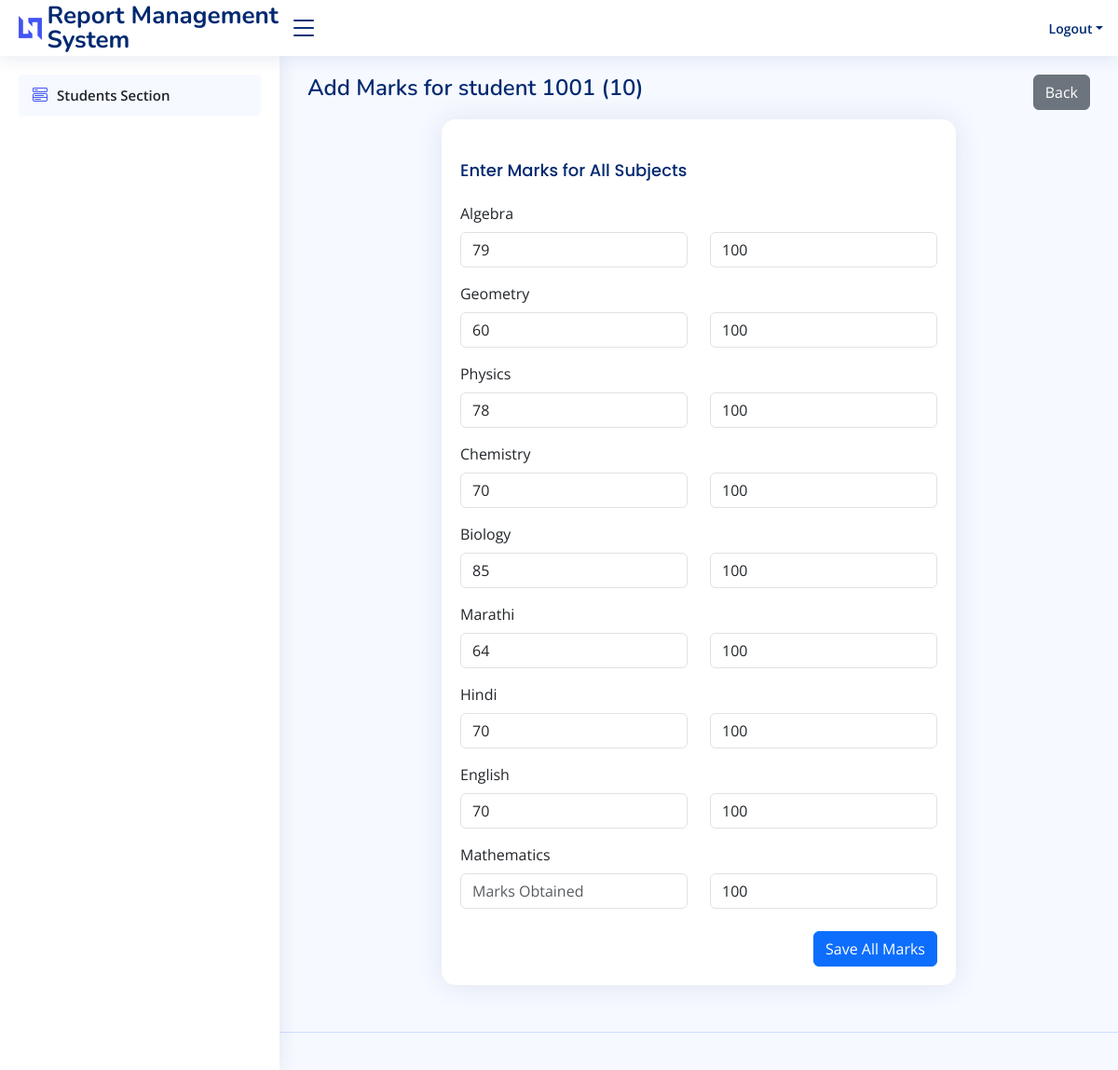
The app's page /studentmarkadd/2 with its own data.
### master_api/models.py (models this page shows, shortened)
class UserAuth(AbstractBaseUser, PermissionsMixin):
    class_id = models.ForeignKey(Classes, on_delete=models.SET_NULL, null=True, blank=True)
    name = models.CharField(max_length=100)
    email = models.EmailField(unique=True)
    password = models.CharField(max_length=128)
    roll_number = models.CharField(max_length=20, unique=True, null=True, blank=True)
    is_staff = models.BooleanField(default=False)
    is_admin = models.BooleanField(default=False)
    is_active = models.BooleanField(default=True)
    created_at = models.DateTimeField(auto_now_add=True)
    updated_at = models.DateTimeField(auto_now=True)
    objects = CustomUserManager()
    USERNAME_FIELD = 'email'
    REQUIRED_FIELDS = []  # No additional required fields
    DisplayList = ['id', 'name', 'email', 'roll_number', 'class_id', 'is_staff', 'is_admin', 'is_active']

class Classes (models.Model):
    class_name = models.CharField(max_length=100)
    created_at = models.DateTimeField(auto_now_add=True)
    updated_at = models.DateTimeField(auto_now=True)
    DisplayList = ['id', 'class_name']

class Subject(models.Model):
    name = models.CharField(max_length=100)
    created_at = models.DateTimeField(auto_now_add=True)
    updated_at = models.DateTimeField(auto_now=True)
    DisplayList = ['id', 'name']

### rms/views/admin_view.py (the view, shortened to what this page needs)
# urls.py: path('studentmarkadd/<int:id>',admin_view.studentmarkadd, name='studentmarkadd'),
def studentmarkadd(request, id):
    student = UserAuth.objects.get(id=id)
    class_obj = Classes.objects.get(id=student.class_id.id)
    class_subjects = ClassSubject.objects.filter(class_id=class_obj)
    existing_marks_qs = StudentMarks.objects.filter(student_id=student)
    marks_qs = {mark.subject_id.id: mark for mark in existing_marks_qs}
    subjects_with_marks = []
    for cs in class_subjects:
        mark = marks_qs.get(cs.subject_id.id)
        subjects_with_marks.append({
            "subject_id": cs.subject_id.id,
            "subject_name": cs.subject_id.name,
            "marks_obtained": mark.marks_obtained if mark else "",
            "max_marks": mark.max_marks if mark else 100
        })
    context = {
        'class_obj': class_obj,
        'student': student,
        'subjects_with_marks': subjects_with_marks
    }
    return render(request, 'adminuser/studentmarkadd.html', context)

### template/adminuser/studentmarkadd.html (shortened to what this page needs)
{% extends "adminuser/base.html" %}
{% load static %}
{% block content %}
<main id="main" class="main">
  <div class="d-flex justify-content-between">
    <div class="pagetitle">
      <h1>Add Marks for {{ student.name }} ({{ class_obj.class_name }})</h1>
    </div>
    <div class="pagetitle">
      <a class="btn btn-secondary" href="{% url 'studentsview' class_obj.id %}">Back</a>
    </div>
  </div>
  <section class="section">
    <div class="row">
      <div class="col-lg-8 offset-lg-2">
        <div class="card">
          <div class="card-body pt-4">
            <h5 class="card-title">Enter Marks for All Subjects</h5>
            <form method="POST">
              {% for item in subjects_with_marks %}
              <div class="mb-3">
                <label class="form-label">{{ item.subject_name }}</label>
                <div class="row">
                  <div class="col">
                    <input type="number" name="marks_{{ item.subject_id }}" class="form-control" placeholder="Marks Obtained" value="{{ item.marks_obtained }}" required>
                  </div>
                  <div class="col">
                    <input type="number" name="max_marks_{{ item.subject_id }}" class="form-control" placeholder="Max Marks" value="{{ item.max_marks }}">
                  </div>
                </div>
              </div>
              {% endfor %}
              <div class="text-end mt-4">
                <button type="submit" class="btn btn-primary">Save All Marks</button>
              </div>
            </form>
          </div>
        </div>
      </div>
    </div>
  </section>
</main>
{% endblock %}

### static/assets/css/style.css (style rules this page uses)
:root { scroll-behavior: smooth; }
body { font-family: "Open Sans", sans-serif; background: #f6f9ff; color: #444444; }
a { color: #4154f1; text-decoration: none; }
h1, h2, h3, h4, h5, h6 { font-family: "Nunito", sans-serif; }
#main { margin-top: 60px; padding: 20px 30px; transition: all 0.3s; }
.pagetitle { margin-bottom: 10px; }
.pagetitle h1 { font-size: 24px; margin-bottom: 0; font-weight: 600; color: #012970; }
.card { margin-bottom: 30px; border: none; border-radius: 15px; box-shadow: 0px 0 30px rgba(1, 41, 112, 0.1); }
.card-title { padding: 20px 0 15px 0; font-size: 18px; font-weight: 500; color: #012970; font-family: "Poppins", sans-serif; }
.card-body { padding: 0 20px 20px 20px; }
@media (min-width: 1200px) { #main, #footer { margin-left: 300px; } }

### records on screen
UserAuth: name "student 1001"
Classes: class_name "10"
Subject: subject_name "Algebra"
Subject: subject_name "Geometry"
Subject: subject_name "Physics"
Subject: subject_name "Chemistry"
Subject: subject_name "Biology"
Subject: subject_name "Marathi"
Subject: subject_name "Hindi"
Subject: subject_name "English"
Subject: subject_name "Mathematics"
